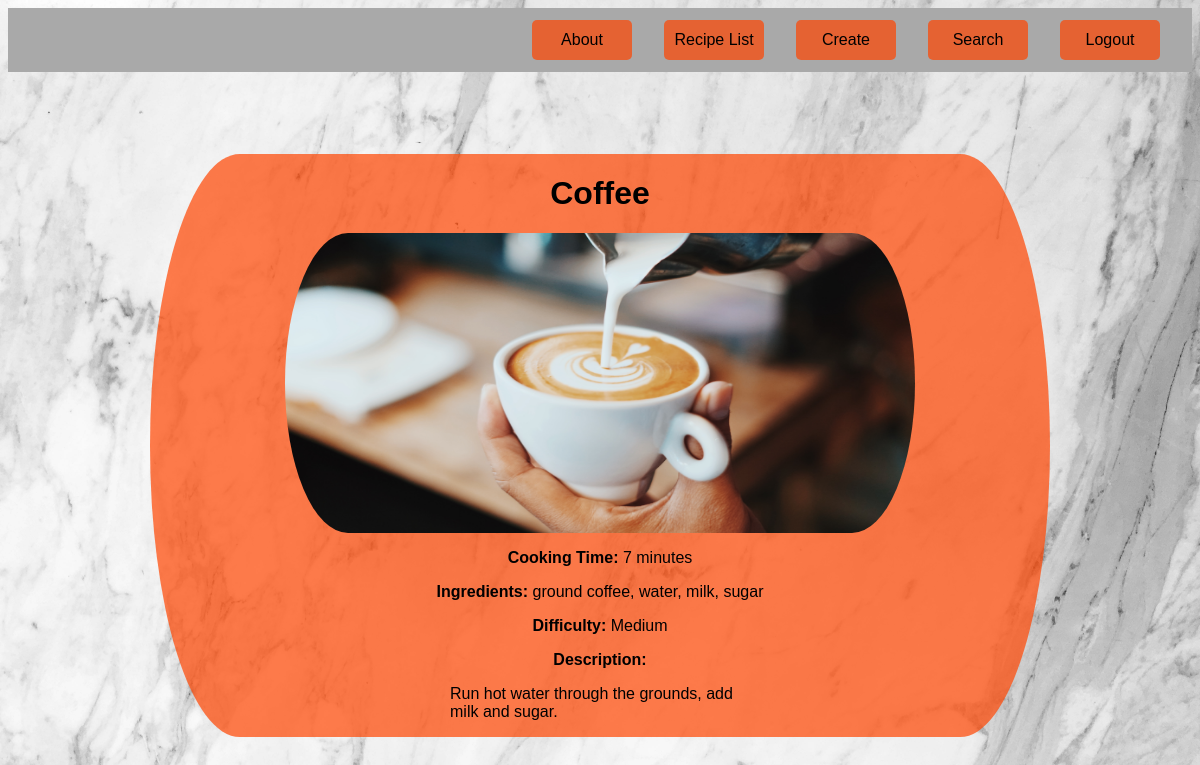
The app's page /list/2 (signed in) with its own data.
### recipes/models.py (models this page shows, shortened)
class Recipe(models.Model):
    name = models.CharField(max_length=120)
    cooking_time = models.IntegerField(help_text="in minutes")
    ingredients = models.CharField(
        max_length=400, help_text="Ingredients must be seperated by commas"
    )
    difficulty = models.CharField(max_length=20)
    description = models.TextField(max_length=600, help_text="600 character limit")
    pic = models.ImageField(upload_to="recipes", default="empty_bowl.jpg")

### recipes/views.py (the view)
# urls.py: path("list/<pk>", RecipeDetailView.as_view(), name="detail"),
class RecipeDetailView(LoginRequiredMixin, DetailView):
    model = Recipe
    template_name = "recipes/recipes_detail.html"

### recipes/templates/recipes/recipes_detail.html (shortened to what this page needs)
{% load static %}
<!DOCTYPE html>
<html>
	<body>
		<nav class="nav_bar">
			<a
				class="button nav_button"
				href="{% url 'recipes:about' %}"
				style="font-size: 1em"
				>About</a
			>
			<a
				class="button nav_button"
				href="{% url 'recipes:list' %}"
				style="font-size: 1em"
				>Recipe List</a
			>
			<a
				class="button nav_button"
				href="{% url 'recipes:create' %}"
				style="font-size: 1em"
				>Create</a
			>
			<a
				class="button nav_button"
				href="{% url 'recipes:search' %}"
				style="font-size: 1em"
				>Search</a
			>
			<a
				class="button nav_button"
				href="{% url 'success' %}"
				style="font-size: 1em"
				>Logout</a
			>
		</nav>
		<div class="detail_container">
			<h1>{{object.name}}</h1>
			<img
				src="{{object.pic.url}}"
				height="300"
			/>
			<p style="margin-top: 16px"><b>Cooking Time: </b> {{object.cooking_time}} minutes</p>
			<p><b>Ingredients: </b> {{object.ingredients}}</p>
			<p><b>Difficulty: </b> {{object.difficulty}}</p>
			<b style="margin: 8px">Description: </b>
			<p style="margin-bottom: 16px; max-width: 300px">{{object.description}}</p>
		</div>
	</body>
</html>

### records on screen
Recipe: name "Coffee", pic (picture), cooking_time "7", ingredients "ground coffee, water, milk, sugar", difficulty "Medium", description "Run hot water through the grounds, add milk and sugar."
